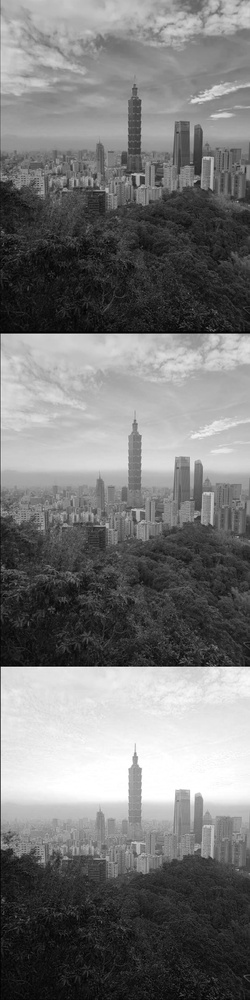
#> input picture CV2024_HW2/my_data/custom.jpg, 250 x 1000 px, shrunk from 1200 x 4800 before the run, found by its file name
$ python extractRGB.py
#> lines starting #> are read from the running program, lines starting #| are printed output that depends on the picture
import cv2
import numpy as np
import random
import os

def apply_random_offset(channel):
    """
    Apply a small random offset to the channel.
    """
    rows, cols = channel.shape
    # Generate random offsets for x and y within a range
    offset_x = random.randint(-10, 10)
    offset_y = random.randint(-10, 10)

    # Create the translation matrix
    translation_matrix = np.float32([[1, 0, offset_x], [0, 1, offset_y]])

    # Apply affine transformation
    offset_channel = cv2.warpAffine(channel, translation_matrix, (cols, rows))

    return offset_channel

def main():
    # Load the image
    image_path = 'CV2024_HW2/my_data/custom.jpg'
    image = cv2.imread(image_path)
#> image is the input picture: shape (1000, 250, 3); min 0, max 255, mean 119.7

    if image is None:
        print(f"Failed to load image at {image_path}")
        return

    # Split the image into its BGR channels
    b_channel, g_channel, r_channel = cv2.split(image)

    # Apply random offsets to each channel
    r_offset = apply_random_offset(r_channel)
#> in apply_random_offset, `offset_channel = cv2.warpAffine(channel, translation_matrix, (cols, ro..`:
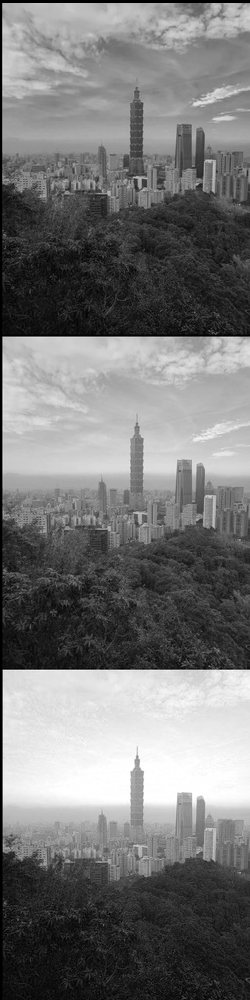
#> offset_channel: shape (1000, 250); min 0, max 255, mean 118.7
    g_offset = apply_random_offset(g_channel)
#> in apply_random_offset (call 2), `offset_channel = cv2.warpAffine(channel, translation_matrix, (cols, ro..`:
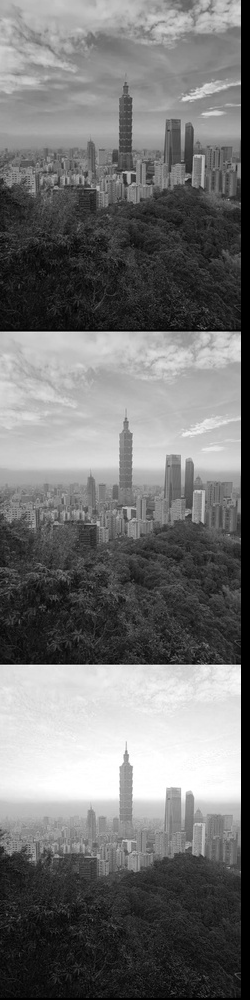
#> offset_channel: shape (1000, 250); min 0, max 255, mean 115.4
    b_offset = apply_random_offset(b_channel)
#> in apply_random_offset (call 3), `offset_channel = cv2.warpAffine(channel, translation_matrix, (cols, ro..`:
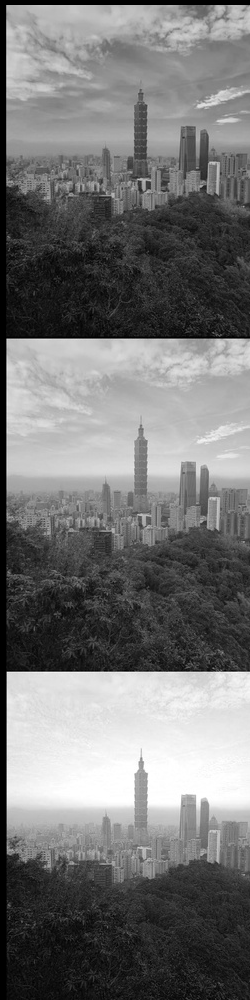
#> offset_channel: shape (1000, 250); min 0, max 255, mean 116.7

    # Stack the offset channels vertically
    stacked_image = np.vstack([r_offset, g_offset, b_offset])
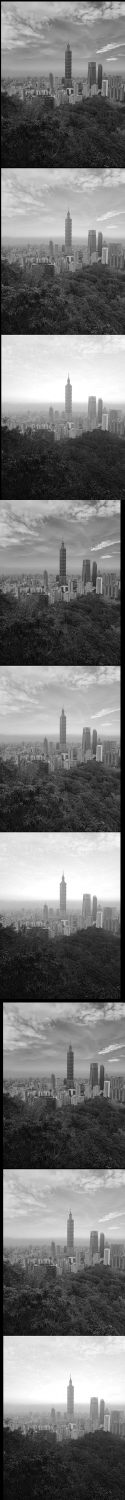
#> stacked_image: shape (3000, 250) (shown at 1/2 size); min 0, max 255, mean 116.9

    # Ensure the output directory exists
    output_dir = 'CV2024_HW2/output'
    os.makedirs(output_dir, exist_ok=True)

    # Save the stacked image
    output_path = os.path.join(output_dir, 'custom.jpg')
    cv2.imwrite(output_path, stacked_image)
    print(f"Stacked image saved to {output_path}")

    # Display the stacked image
    cv2.imshow('Stacked Image with Offset Channels', stacked_image)
    cv2.waitKey(0)
    cv2.destroyAllWindows()

if __name__ == '__main__':
    main()

$ run again, with CV2024_HW2/my_data/pyramid.jpg copied over CV2024_HW2/my_data/custom.jpg
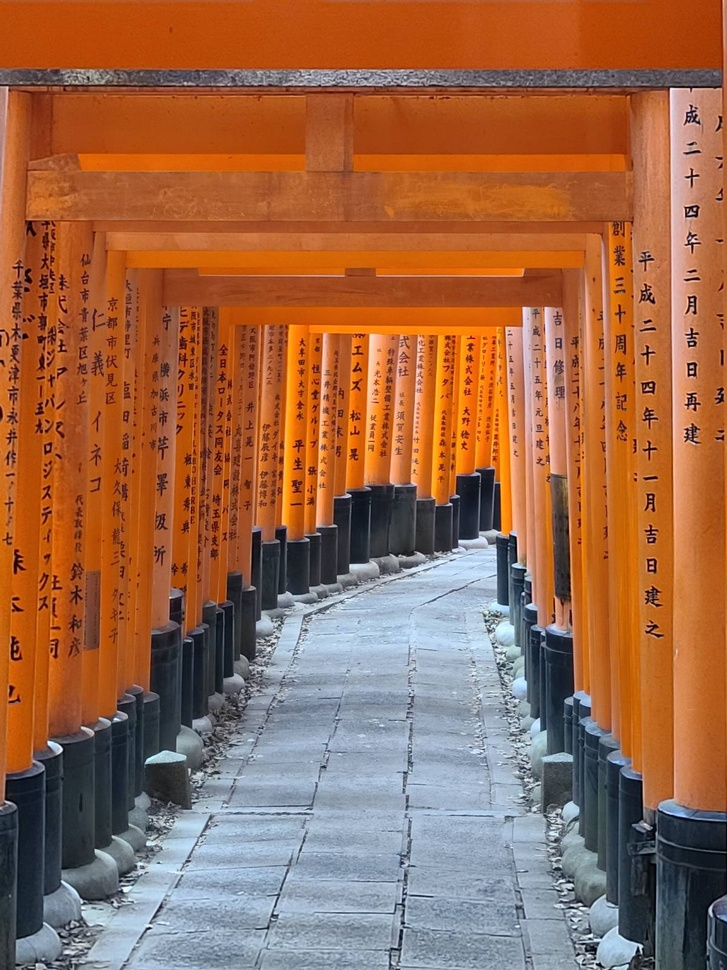
#> input picture CV2024_HW2/my_data/pyramid.jpg, 727 x 970 px, shrunk from 1200 x 1600 before the run, found by its file name
#> in main, image is the input picture: shape (970, 727, 3); mean B, G, R 75, 104, 155.6
#> in apply_random_offset (call 3), `offset_channel = cv2.warpAffine(channel, translation_matrix, (cols, ro..`:
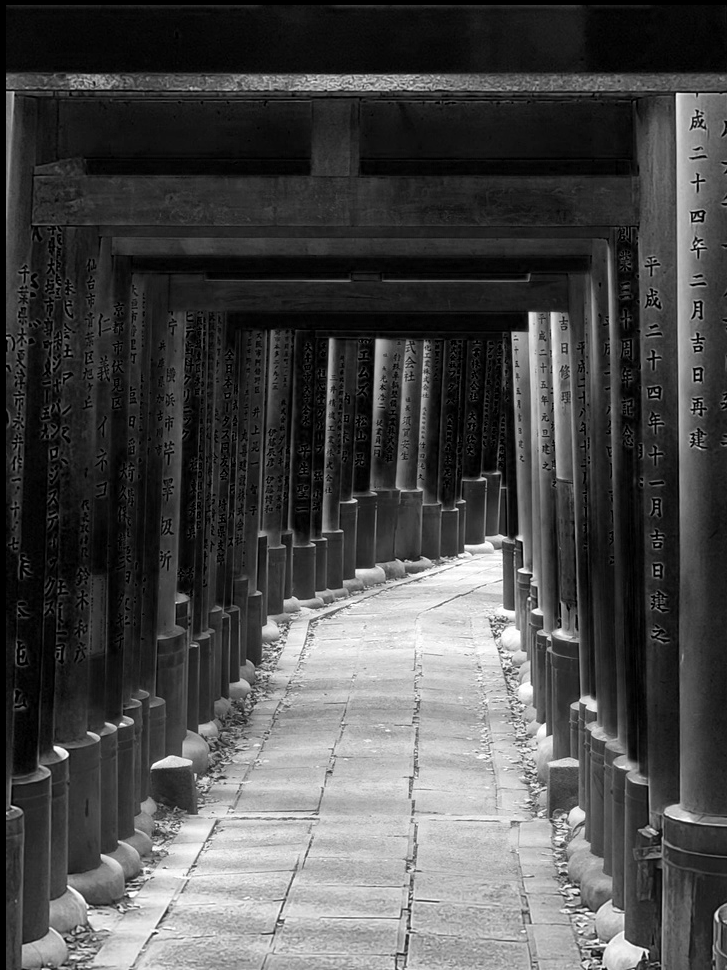
#> offset_channel: shape (970, 727); min 0, max 255, mean 73.8
#> in main, `stacked_image = np.vstack([r_offset, g_offset, b_offset])`:
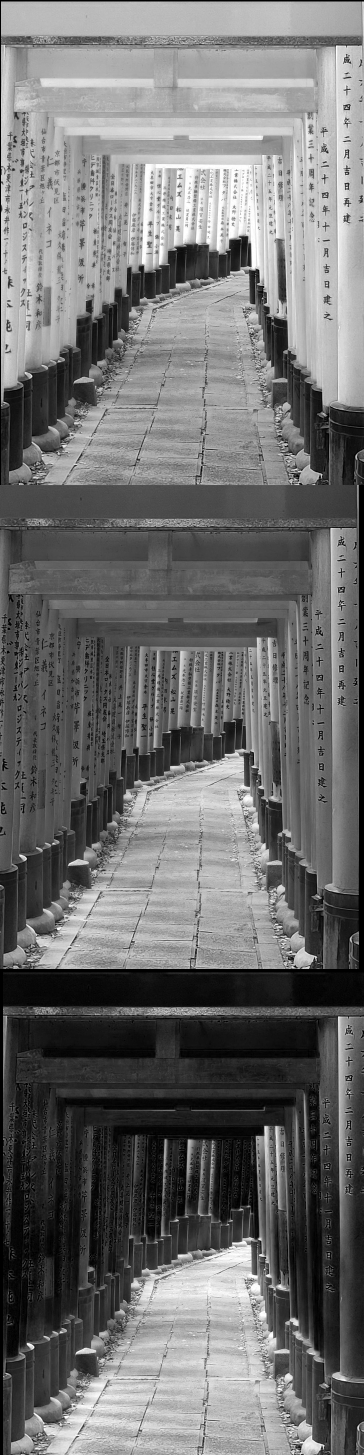
#> stacked_image: shape (2910, 727) (shown at 1/2 size); min 0, max 255, mean 110.4
